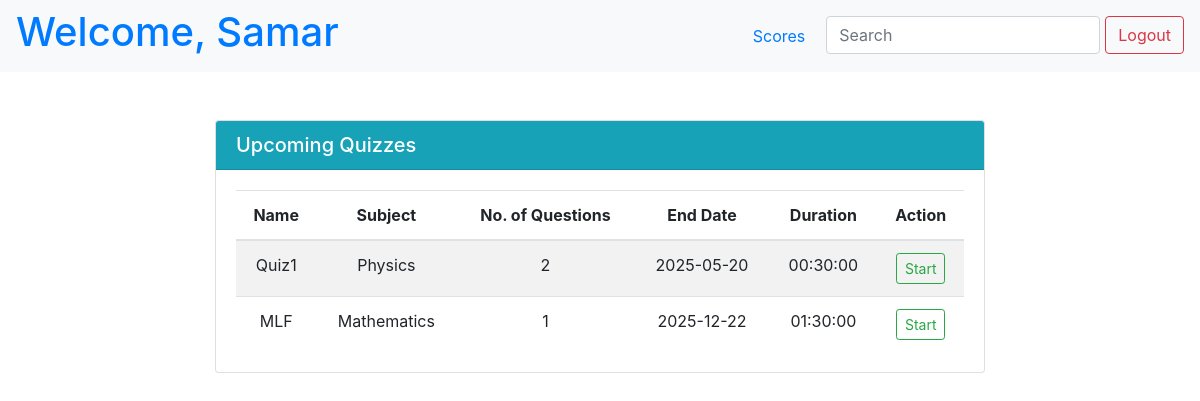
The page /samar (signed in) on the database its author committed.
### app.py (models this page shows)
class User(db.Model):
    id = db.Column(db.Integer, primary_key=True)
    name = db.Column(db.String(255), nullable=False)
    username = db.Column(db.String(255), nullable=False, unique=True)
    password = db.Column(db.String(255), nullable=False)
    dob = db.Column(db.Date)
    blocked = db.Column(db.Boolean, default=0)
    score = db.relationship("Score", backref="user")

class Quiz(db.Model):
    id = db.Column(db.Integer, primary_key=True)
    subject_id = db.Column(db.Integer, db.ForeignKey("subject.id"), nullable=False)
    name = db.Column(db.String(), nullable=False)
    quiz_date = db.Column(db.Date, nullable=False)
    time_duration = db.Column(db.Time, nullable=False)
    question = db.relationship('Quizwisequestion', backref="quiz")
    score = db.relationship('Score', backref="quiz")

class Subject(db.Model):
    id = db.Column(db.Integer, primary_key=True)
    name = db.Column(db.String(255), nullable=False)
    description = db.Column(db.String())
    chapter = db.relationship('Chapter', backref='subject')
    quiz = db.relationship('Quiz', backref="subject")

### app.py (the view)
@app.route("/<username>")
def user(username):
    user = User.query.filter_by(username=username).first()
    if user and ('username' in session and username == session["username"]):
        data = db.session.query(
            Quiz.id.label("quiz_id"),
            Subject.id.label("subject_id"),
            Quiz.name.label("quiz_name"),
            Subject.name.label("subject_name"),
            Quiz.quiz_date,
            Quiz.time_duration
        ).join(Subject, Quiz.subject_id == Subject.id).filter(
            Quiz.quiz_date > datetime.now()
        ).all()
        subject_data = []
        for row in data:
            no_of_questions = Quizwisequestion.query.filter_by(quiz_id=row.quiz_id).count()
            if no_of_questions > 0:
                subject_data.append({
                    "subject_id": row.subject_id,
                    "subject_name": row.subject_name,
                    "quiz_id": row.quiz_id,
                    "quiz_name": row.quiz_name,
                    "quiz_date": row.quiz_date,
                    "time_duration": row.time_duration,
                    "no_of_questions": no_of_questions
                })
        return render_template("user.html", user=user, data=subject_data)
    else:
        flash("Invalid credentials!", "error")
        return redirect(url_for("index"))

### app.py (called while the page is built)
@app.after_request
def add_header(response):
    response.headers['Cache-Control'] = 'no-store, no-cache, must-revalidate, post-check=0, pre-check=0, max-age=0'
    response.headers['Pragma'] = 'no-cache'
    response.headers['Expires'] = '-1'
    return response

### templates/user.html (shortened to what this page needs)
{% extends 'base.html' %}
{% block content %}
<div class="page-wrapper">
    <nav class="navbar navbar-expand-lg navbar-light bg-light">
        <a href="{{ url_for('user', username=user.username) }}" style="text-decoration: none;">
            <h1>Welcome, {{user.name}}</h1>
        </a>
        <ul class="nav ml-auto">
            <li class="nav-item">
                <a class="nav-link" href="/{{user.username}}/score">Scores</a>
            </li>
            <li class="nav-item">
                <input class="form-control" type="search" placeholder="Search" aria-label="Search" name="q"
                    hx-get="{{ url_for('user_quiz', username=user.username) }}" hx-trigger="keyup changed delay:500ms" hx-target="#search-results">
            </li>
            <li>
                <form action="/logout" class="d-inline">
                    <button type="submit" class="btn btn-outline-danger">Logout</button>
                </form>
            </li>
        </ul>
    </nav>
    <div id="search-results">
        {% if not search %}
        {% set username = user.username %}
        {% include 'upcoming_quiz.html' %}
        {% endif %}
    </div>
</div>
{% endblock %}

### templates/upcoming_quiz.html
<div class="d-flex justify-content-center mt-5">
    <div class="col-md-8">
        <div class="card">
            <div class="card-header bg-info text-white d-flex align-items-center justify-content-between">
                <h5 class="card-title m-0">Upcoming Quizzes</h5>
            </div>
            <div class="card-body">
                <table class="table table-striped mb-0 text-center">
                    <thead>
                        <tr>
                            <th class="text-center">Name</th>
                            <th class="text-center">Subject</th>
                            <th class="text-center">No. of Questions</th>
                            <th class="text-center">End Date</th>
                            <th class="text-center">Duration</th>
                            <th class="text-center">Action</th>
                        </tr>
                    </thead>
                    <tbody>
                        {% for row in data %}
                        <tr>
                            <td class="text-center">{{ row.quiz_name }}</td>
                            <td class="text-center">{{ row.subject_name }}</td>
                            <td class="text-center">{{ row.no_of_questions }}</td>
                            <td class="text-center">{{ row.quiz_date }}</td>
                            <td class="text-center">{{ row.time_duration }}</td>
                            <td class="text-center">
                                <div class="d-flex justify-content-center">
                                    <form action="{{ url_for('ongoing_quiz', username=username, quiz_id=row.quiz_id)}}" method="post" class="mb-0">
                                        <button class="btn btn-outline-success btn-sm" type="submit">Start</button>
                                    </form>
                                </div>
                            </td>
                        </tr>
                        {% endfor %}
                    </tbody>
                </table>
            </div>
        </div>
    </div>
</div>

### templates/user.html (style rules this page uses)
.nav-item { margin-right: 5px; }

### rows shown on the page
User: name "Samar"
Quiz: quiz_name "Quiz1", subject_name "Physics", no_of_questions "2", quiz_date "2025-05-20", time_duration "00:30:00"
Quiz: quiz_name "MLF", subject_name "Mathematics", no_of_questions "1", quiz_date "2025-12-22", time_duration "01:30:00"
